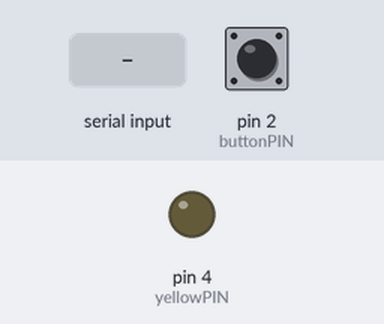
Recording of a sketch running on a simulated Arduino Uno, built with avr-gcc and run on an emulated ATmega328P. Parts: output pins drawn as LEDs (lit = HIGH). The test bench sets the inputs (shaded band); at power-on: pin 2 (buttonPIN) LOW. What the sketch prints to the serial monitor is not drawn.

Above: at 1.0 s.
1.1 s: "Y" received over Serial
At 2.1 s:
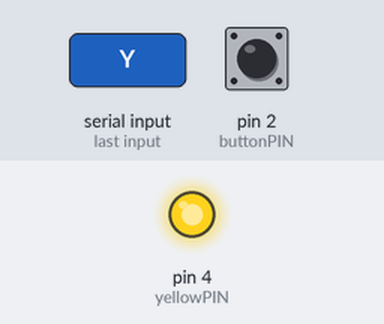
2.7 s: "A" received over Serial
Timing chart, 0 to 5.7 s (numbered marks = the images above; inputs shaded):
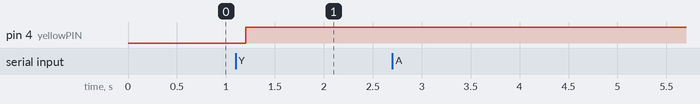

The sketch:

sketch_apr13a.ino
```cpp
const int buttonPIN = 2;
const int potenPIN = A0;
const int photoPIN = A1;
const int yellowPIN = 4;

int poten = 0;
int photo = 0;
int button = 0;
int inByte = 0;


void setup() {
  // put your setup code here, to run once:

  Serial.begin(9600);

  while(!Serial){
    ;
  }

  pinMode(buttonPIN, INPUT);

  pinMode(yellowPIN, OUTPUT);

  establishContact();

}

void loop() {
  // put your main code here, to run repeatedly:

  if (Serial.available() > 0) {

    inByte = Serial.read();

    if (inByte == 'A') {

      poten = analogRead(potenPIN);

      photo = analogRead(photoPIN);

      button = map(digitalRead(buttonPIN), 0, 1, 0, 255);

      Serial.print(poten);
      Serial.print(photo);
      Serial.print(button);

    }

    if (inByte == 'Y'){

      digitalWrite (yellowPIN, HIGH);
    }
  }


}

void establishContact() {

  while (Serial.available() <= 0) {

    Serial.println("0,0,0");

    delay(300);

  }
}
```

Measured:
- after the input at 1.1 s, pin 4 (yellowPIN): LOW → HIGH after 0.10 s
- after the input at 2.7 s, every drawn part: stays the same
